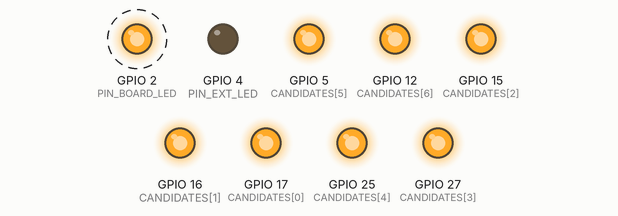
Simulated run of this sketch. Board: ESP32. Shown: output pins drawn as LEDs (lit = HIGH). Dashed ring = blinking. Pins used as bus, display or sensor lines are not drawn; what the sketch prints to the serial monitor is not drawn.

Above: at 3.4 s.
Timing chart, 0 to 6.2 s (numbered marks = the images above):
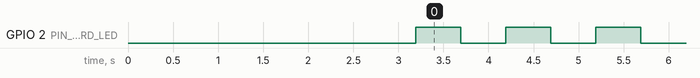

The sketch:

t05_nss_autodiscover.ino
```cpp
/*
 * ==============================================================================
 *  ResQPlug RA02_BRINGUP - T5: NSS Auto-Discovery
 * ==============================================================================
 *  PURPOSE
 *    End the D5-vs-D17 argument permanently by MEASURING instead of guessing.
 *
 *    Your repo used to define NSS six different ways. All of them were
 *    reconciled to GPIO 17 on 2026-10-07, after T3/T6/T7 passed on D17:
 *      LORA_WIRING_AND_DIY_HOOKUP_GUIDE.md line 26  -> GPIO 5  -> 17  (fixed)
 *      LORA_WIRING_AND_DIY_HOOKUP_GUIDE.md line 45  -> GPIO 17         (always right)
 *      LORA_WIRING_AND_DIY_HOOKUP_GUIDE.md code    -> 5       -> 17  (fixed)
 *      HARDWARE_OTG_TROUBLESHOOTING.md      line 151 -> GPIO 5  -> 17  (fixed)
 *      resqplug_unified_node0.1 / 0.2                -> 5       -> 17  (fixed)
 *      LORA_RA02_ESP32_TROUBLESHOOTING_LOG.md        -> 17             (always right)
 *
 *    T5 is now REDUNDANT - it existed to settle the D5-vs-D17 argument by
 *    measurement, and T3 + T6 + T7 have all passed on D17.
 *    This sketch tries every plausible NSS GPIO in one run and prints which
 *    one makes the chip answer 0x12. No interpretation needed.
 *
 *  WHAT IT TESTS
 *    - Which physical ESP32 pin your yellow NSS wire is actually on
 *    - Whether the wire is on a pin that isn't being driven at all
 *
 *  IMPORTANT: only ONE candidate can be right, and the wire is physically
 *  plugged into one hole. The sketch drives every candidate HIGH by default,
 *  so no two are asserted at once during the idle phase.
 *
 *  PASS: prints "-> NSS GPIO nn RESPONDED with 0x12". Rewire to that pin
 *        (or confirm your wire is already there) and go to T6.
 *  FAIL: no candidate responds. NSS is not the problem - go back to T2 (RST)
 *        and T3, then check power at LEFT [3].
 *
 *  NOTE: GPIO5 and GPIO12 are boot strapping pins. Using them for NSS can
 *  stop the ESP32 booting if the module pulls them at the wrong level. If
 *  only GPIO5 works, that still means you should move NSS to a safe pin and
 *  find why the safe pins fail.
 * ==============================================================================
 */

#include <SPI.h>

// SYNC: ra02_pins.h
#define PIN_SCK        18
#define PIN_MISO       19
#define PIN_MOSI       23
#define PIN_RST        14
#define PIN_DIO0       26
#define PIN_BOARD_LED   2
#define PIN_EXT_LED     4
// PIN_NSS intentionally NOT defined here - we are discovering it.
// END SYNC

// Every candidate NSS pin worth testing, in priority order.
// 17, 16, 15, 27, 25 are all safe non-strapping outputs.
// 5 and 12 are strapping pins - tested last, flagged if they win.
const int CANDIDATES[] = { 17, 16, 15, 27, 25, 5, 12 };
const int CANDIDATE_COUNT = sizeof(CANDIDATES) / sizeof(CANDIDATES[0]);

uint8_t readWithNss(int nssPin, uint8_t addr) {
  digitalWrite(nssPin, LOW);
  delayMicroseconds(50);
  SPI.beginTransaction(SPISettings(250000, MSBFIRST, SPI_MODE0));
  SPI.transfer(addr & 0x7F);
  uint8_t v = SPI.transfer(0x00);
  SPI.endTransaction();
  digitalWrite(nssPin, HIGH);
  delayMicroseconds(50);
  return v;
}

void printHex8(uint8_t v) {
  if (v < 0x10) Serial.print("0");
  Serial.print(v, HEX);
}

bool isStrappingPin(int p) {
  return (p == 5 || p == 12 || p == 15 || p == 0 || p == 2);
}

void setup() {
  Serial.begin(115200);
  delay(2000);

  // Drive every candidate HIGH first so we never assert two NSS at once.
  for (int i = 0; i < CANDIDATE_COUNT; i++) {
    pinMode(CANDIDATES[i], OUTPUT);
    digitalWrite(CANDIDATES[i], HIGH);
  }
  pinMode(PIN_SCK,   OUTPUT); digitalWrite(PIN_SCK,   LOW);
  pinMode(PIN_MOSI,  OUTPUT); digitalWrite(PIN_MOSI,  LOW);
  pinMode(PIN_MISO,  INPUT);
  pinMode(PIN_RST,   OUTPUT); digitalWrite(PIN_RST,   HIGH);
  pinMode(PIN_DIO0,  INPUT);
  pinMode(PIN_BOARD_LED, OUTPUT); digitalWrite(PIN_BOARD_LED, LOW);
  pinMode(PIN_EXT_LED,   OUTPUT); digitalWrite(PIN_EXT_LED,   LOW);

  SPI.begin(PIN_SCK, PIN_MISO, PIN_MOSI, CANDIDATES[0]);

  Serial.println();
  Serial.println("=========================================================");
  Serial.println("  T5: NSS AUTO-DISCOVERY");
  Serial.println("=========================================================");
  Serial.println("  Fixed pins : SCK 18 | MISO 19 | MOSI 23 | RST 14");
  Serial.println("  Scanning   : 17, 16, 15, 27, 25, 5, 12");
  Serial.println("  Target     : register 0x42 == 0x12");
  Serial.println("=========================================================");
  Serial.println();

  Serial.println("[0] Reset pulse...");
  digitalWrite(PIN_RST, LOW);
  delay(20);
  digitalWrite(PIN_RST, HIGH);
  delay(200);
  Serial.println("    done.");
  Serial.println();

  Serial.println("[1] Scanning candidate NSS pins (3 reads each):");
  int found = -1;

  for (int i = 0; i < CANDIDATE_COUNT; i++) {
    int pin = CANDIDATES[i];
    uint8_t r1 = readWithNss(pin, 0x42);
    delay(30);
    uint8_t r2 = readWithNss(pin, 0x42);
    delay(30);
    uint8_t r3 = readWithNss(pin, 0x42);

    int matches = 0;
    if (r1 == 0x12) matches++;
    if (r2 == 0x12) matches++;
    if (r3 == 0x12) matches++;

    Serial.print("    GPIO ");
    if (pin < 10) Serial.print(" ");
    Serial.print(pin);
    Serial.print(" -> 0x");
    printHex8(r1);
    Serial.print(" 0x");
    printHex8(r2);
    Serial.print(" 0x");
    printHex8(r3);
    if (isStrappingPin(pin)) Serial.print("  (strapping pin)");
    if (matches == 3) {
      Serial.print("   <=== RESPONSIVE");
      if (found < 0) found = i;
    } else if (matches > 0) {
      Serial.print("   <-- partial");
    }
    Serial.println();

    delay(60);
  }

  Serial.println();

  // --- Also report what a NON-driven candidate looks like ---
  Serial.println("[2] Sanity check: all candidates HIGH (chip should be deselected):");
  {
    // Release NSS candidates we just pulsed, re-read MISO with nothing selected
    for (int i = 0; i < CANDIDATE_COUNT; i++) digitalWrite(CANDIDATES[i], HIGH);
    delay(50);
    Serial.print("    MISO = ");
    Serial.println(digitalRead(PIN_MISO) ? "HIGH (floating)" : "LOW");
  }
  Serial.println();

  // --- Verdict ---
  Serial.println("=========================================================");
  Serial.println("  VERDICT T5");
  Serial.println("=========================================================");

  if (found >= 0) {
    int pin = CANDIDATES[found];
    Serial.print("  [PASS] NSS GPIO ");
    Serial.print(pin);
    Serial.println(" RESPONDED with 0x12 (3/3 reads).");
    Serial.println();
    if (isStrappingPin(pin)) {
      Serial.println("  WARNING: that is a BOOT STRAPPING pin.");
      Serial.println("  The chip answers, but the ESP32 may fail to boot if the");
      Serial.println("  module holds it at the wrong level at power-up.");
      Serial.println("  ACTION: keep NSS there for now to prove the link, but");
      Serial.println("          treat moving to GPIO17 as required follow-up.");
    } else {
      Serial.println("  ACTION: this is your real NSS pin. Confirm the physical");
      Serial.println("          wire lands on that ESP32 hole, then update:");
      Serial.println("            - ra02_pins.h and every sketch's SYNC block");
      Serial.println("            - LORA_WIRING_AND_DIY_HOOKUP_GUIDE.md lines 26,115");
      Serial.println("            - HARDWARE_OTG_TROUBLESHOOTING.md line 151");
      Serial.println("            - resqplug_unified_node0.1/0.2 line 40");
    }
    Serial.println("  NEXT: T6 (LoRa library init).");
    digitalWrite(PIN_EXT_LED, HIGH);
  } else {
    Serial.println("  [FAIL] No candidate NSS pin made the chip answer.");
    Serial.println();
    Serial.println("  That means NSS is NOT your problem. Work down this list:");
    Serial.println("    1. T2 - is RST actually releasing? (meter on LEFT [4])");
    Serial.println("    2. Power - meter on LEFT [3] must read ~3.2V");
    Serial.println("    3. MISO wire - meter on RIGHT [4], wiggle it during T3");
    Serial.println("    4. Common ground - LEFT [1] and RIGHT [1] both to GND");
    Serial.println();
    Serial.println("  Two independent chips failing identically points at the");
    Serial.println("  connection environment, not dead silicon.");
  }
  Serial.println("=========================================================");
  Serial.println();
}

void loop() {
  digitalWrite(PIN_BOARD_LED, HIGH); delay(500);
  digitalWrite(PIN_BOARD_LED, LOW);  delay(500);
}
```

Measured:
- by itself, GPIO 2 (PIN_BOARD_LED): alternates HIGH for 0.50 s and LOW for 0.50 s
